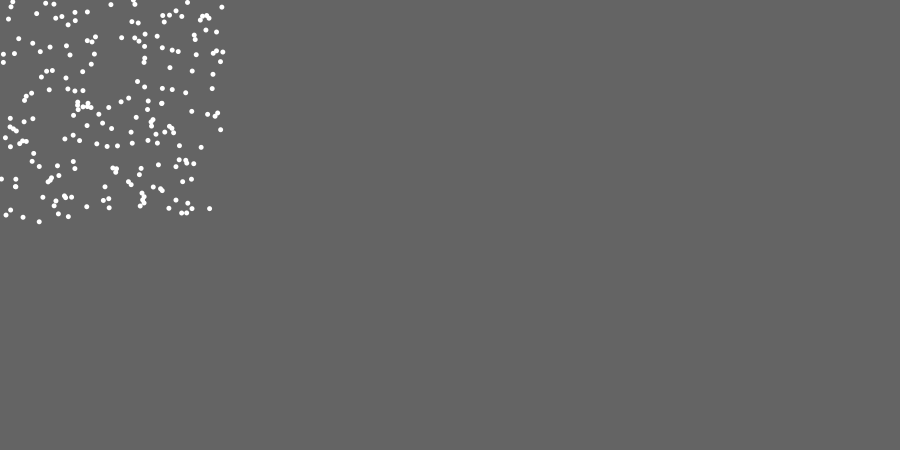
Frame 1 (no input)
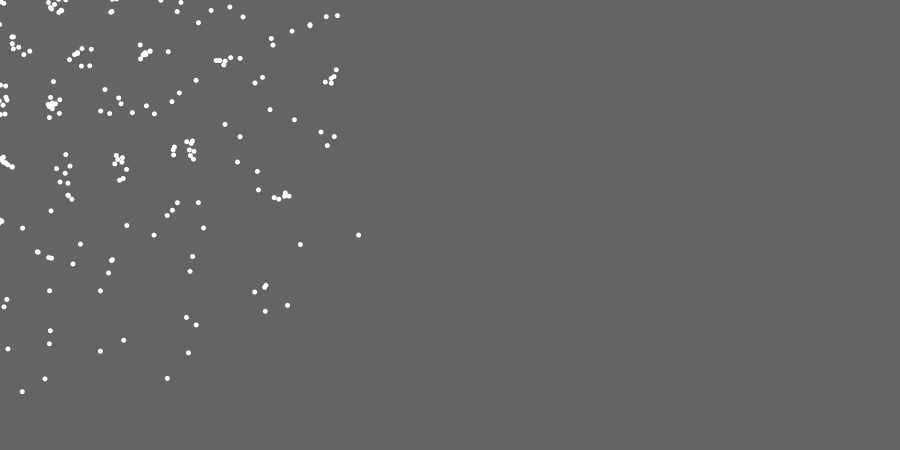
Frame 60 (the mouse pressed at the canvas centre just before this capture)
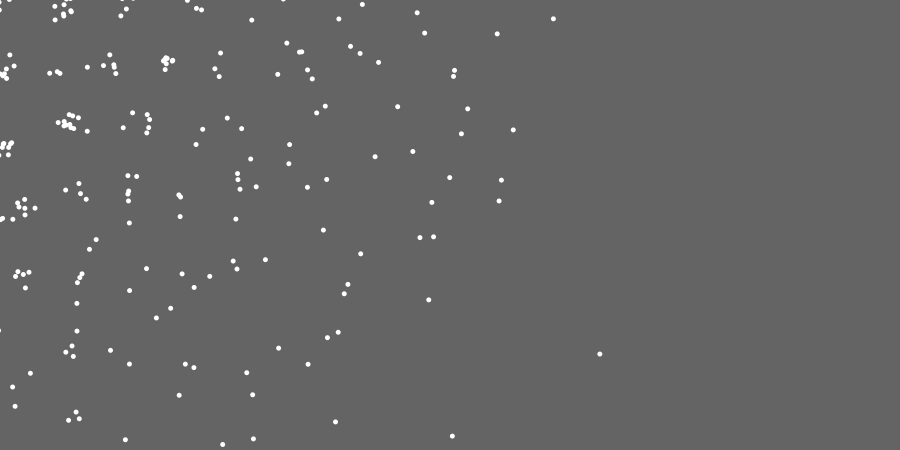
Frame 120 (the mouse held since frame 60 and released just before this capture)

The Processing sketch that drew these frames (run headless with seeded random() and noise(); from frame 60 on, the mouse is pressed at the canvas centre):

// Processing sketch: processing_43498
// ── processing_43498.pde

int i;
int j;

int edge = 900;

int radius = 50;
float repulsion = 0.000015;
float xforce;
float yforce;
float damping = 0.999;
float lim = 1;

float dia = 5;

int elnum = 200;

float[] x = new float[elnum];
float[] y = new float[elnum];
float[] xnew = new float[elnum];
float[] ynew = new float[elnum];

float[] xvel = new float[elnum];
float[] yvel = new float[elnum];


  
void setup() {
  size(900, 450);
  background(100);
  
  xvel[j] = 0;
  yvel[j] = 0;
  
  for (i=0; i<elnum; i++) {
    x[i] = random(0, (edge-1)/4); 
    y[i] = random(0, (edge-1)/4);
    noStroke();
    ellipse(x[i], y[i], dia, dia);
  }
}

void draw() {
  background(100);
  update();
}


void update() {
  for (j=0; j<elnum; j++) {
    
    for(i=0; i<elnum; i++) {
     if (sq(x[i] - x[j]) + sq(y[i] - y[j]) < sq(radius) && i != j) {
        xforce = 1 / ((x[j] - x[i]) * abs(x[j] - x[i]));
        yforce = 1 / ((y[j] - y[i]) * abs(y[j] - y[i]));
        
        if (xforce > lim)
        xforce = lim;
        else if (xforce < -lim)
        xforce = -lim;
        else if (yforce > lim)
        yforce = lim;
        else if (yforce < -lim)
        yforce = -lim;
       
        xvel[j] = (xvel[j] + repulsion/ xforce) * damping;
        yvel[j] = (yvel[j] + repulsion / yforce) * damping;
      }
    }
   
   xnew[j] = x[j] + xvel[j]; 
   ynew[j] = y[j] + yvel[j];
   
   if (xnew[j] < 0)
   xvel[j] = -(xvel[j]);
   else if (xnew[j] > width)
    xvel[j] = -(xvel[j]);
   
   if (ynew[j] < 0)
    yvel[j] = -(yvel[j]);
   else if (ynew[j] > height)
   yvel[j] = -(yvel[j]);
   
   noStroke();
   ellipse(xnew[j], ynew[j], dia, dia);
  }
  for(i=0; i<elnum; i++) {
  x[i] = xnew[i];
  y[i] = ynew[i];
  }
}
    
    
                                                                
